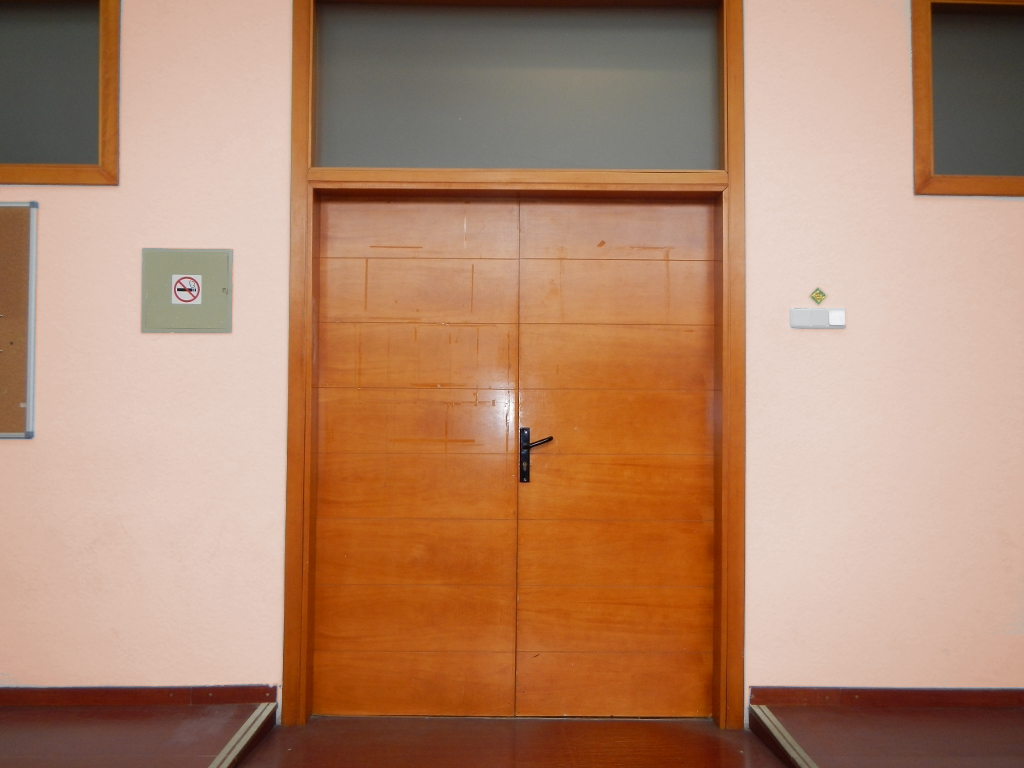
#> input picture image1.JPG, 1024 x 768 px, given as the content of the folder patches/door, which was not available
$ python perceptron.py   (older library calls are emulated)
#> lines starting #> are read from the running program, lines starting #| are printed output that depends on the picture; long printed decimals are rounded; pictures that were not available may be replaced by others from this repository, and a replacement may not be noted
# ##############################################################################
# Este script de Python implementa perceptron nDimensional, dependiendo de las
# dimensiones de los datos sobre los cuales se trabaja.
# ##############################################################################

from skimage import io
import math
import numpy as np
from pathlib import Path
from skimage.color import rgb2hsv
from skimage.feature import graycomatrix
from skimage.feature import graycoprops
from skimage.color import rgb2gray
from skimage import img_as_ubyte
import matplotlib.pyplot as plt
from mpl_toolkits import mplot3d
import random

# esta función devuelve el array de las imagenes guardadas en directorio que se especifica en el parámetro
# además, indicamos a la función el target, es decir, como queremos clasificarlo. Por ejemplo, clase 1 o 2.
def load_imgs(folder_dir, target):
    # este será el array que se devuelve
    ret = []
    # guardamos en un array los nombres de todos los archivos que se acaban en .JPG
    images = Path(folder_dir).glob("*.JPG")
    # para cada nombre del archivo JPG
    for image in images:
        # leemos la imagen
        patch = io.imread(image)
        # pasamos a hsv para obtener la saturación e intensidad
        hsv_fragment = rgb2hsv(patch)

        # obtenemos la saturación e intensidad con los canales 1 y 2 respectivamente
        saturacio = hsv_fragment[:, :, 1]
        intensitat = hsv_fragment[:, :, 2]

        # hacemos la media de los dos arrays anteriores
        mean_saturacio = np.mean(saturacio)
        mean_intensitat = np.mean(intensitat)

        # pasamos el patch origina a escala de grises para obtener la energia
        gray_fragment = rgb2gray(patch)
        gray_fragment = img_as_ubyte(gray_fragment)
        # obtenemos el glcm
        glcm = graycomatrix(gray_fragment, [1], [0], 256, normed=True)
        # obtenemos la energía
        energy = graycoprops(glcm, "energy")
        energy = energy[0][0]

        # creamos el array con los valores anteriores y añadimos al dataset
        X = [mean_saturacio, mean_intensitat, energy, target]
        ret.append(X)

    return ret


# Esta función generta una array con longitud n, con valores random entre 0 y 1
def get_rand_w(n):
    ret = []
    for i in range(n):
        ret.append(random.uniform(0, 1))
    return ret


# Esta función devuelve un plano que separe las dos clases que existen en los datos
def get_plane(data):
    # obtenemos la altura y anchura de los datos (filas y columnas)
    height, width = np.shape(data)

    # w1,w2,w3,w0 = 0.0975,0.9952,0.3467,0.6324
    # w = np.array([w1,w2,w3,w0])

    # Obtenemos un array con n valores random entre 0 y 1
    w = get_rand_w(width)

    # creamos una nueva tabla a partir de los datos con nombre x y eliminamos la columna de clasificación
    x = np.delete(data, [width - 1], axis=1)
    # creamos y añadimos a esta tabla una columna con todos 1's (bias)
    ones = np.ones((len(data), 1))
    x = np.hstack((x, ones))

    # definimos que rho=0.1
    rho = 0.1
    # definimos que el número de iteraciones es 2000
    nit = 2000

    # inicializamos el número de clasificaciones incorrectas (ic) con un número muy grande
    best_ic = math.inf
    # en best_w guardamos el mejor plano, que menos ic tenga
    best_w = []
    # tecorremos un bucle hasta el número de iteraciones
    for t in range(nit):
        # creamos un array iniciacliado con ceros
        suma = np.zeros(width)
        # inicalizamos ic con 0
        ic = 0
        # recorremos todo el dataset
        for k in range(len(data)):
            # obtenemos la fila i, contiene la media de saturación,intensidad,energia y 1
            xi = x[k]
            # en suma producto se guarda de xi * w' + suma_producto
            suma_producto = 0
            for j in range(len(xi)):
                suma_producto = suma_producto + xi[j] * w[j]
            # si la suma es menor a cero (pared), pero el fragmento en realidad era de una puerta
            # entonces lo ha clasificado mal y lo mismo para la otra clasificación.
            # si se ha clasificado mal, se cambia el valor de suma y se incrementa el valor de ic
            if suma_producto < 0 and data[k][width - 1] == 1:
                suma = suma + rho * xi
                ic = ic + 1
            elif suma_producto > 0 and data[k][width - 1] == 2:
                suma = suma - rho * xi
                ic = ic + 1
        # actualizamos el array w
        w = w + suma
        # si el número de ic es menor que antes, actualizamos best_ic con ic y best_w con el nuevo w
        if ic < best_ic:
            #    print("{}->{}".format(best_ic,ic))
            best_ic = ic
            best_w = w
        if ic == 0:
            # si no hay ninguna muestra mal clasificada, paramos el proceso
            break

    # print(w)
    print("best W = {}".format(best_w))
    print("best ic = {}".format(best_ic))
    return best_w


def main():
    # leemos los datos sobre los cuales trabajaremos y especificamos la clase 1 o 2
    doors_data = load_imgs("patches/door", 1)
#> in load_imgs, patch is the input picture: shape (768, 1024, 3); mean R, G, B 178.4, 135.9, 109
#> in load_imgs, `hsv_fragment = rgb2hsv(patch)`: hsv_fragment: shape (768, 1024, 3) float64; mean of channels 0, 1, 2 0.0769, 0.41, 0.7
#> in load_imgs, `saturacio = hsv_fragment[:, :, 1]`:
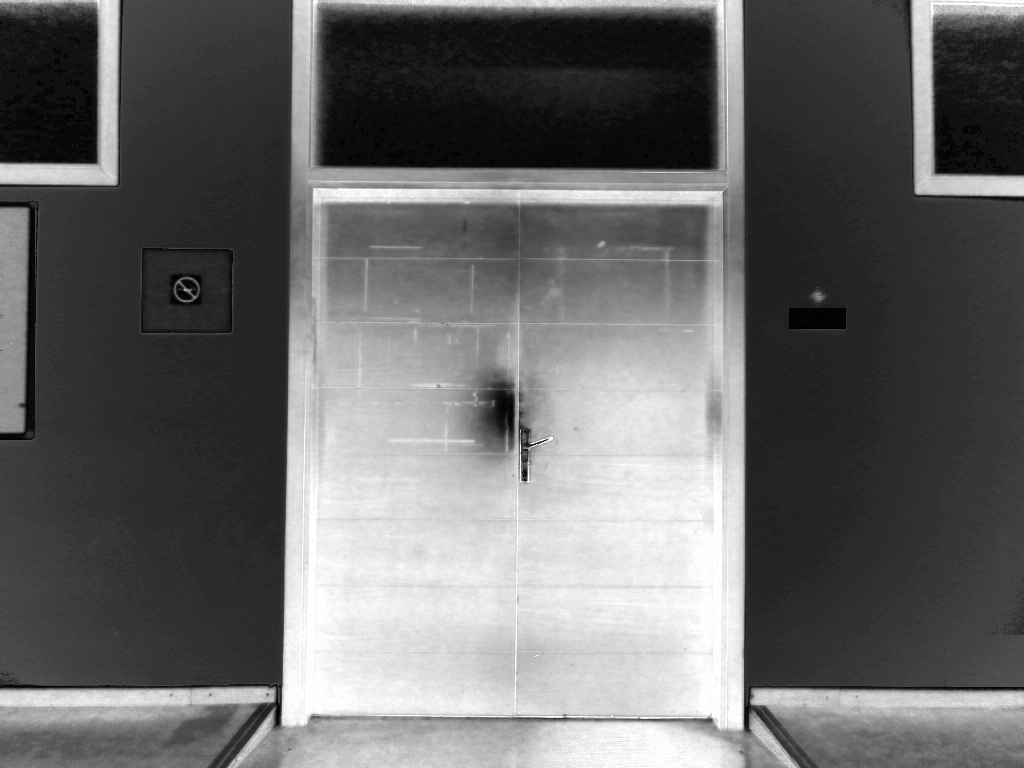
#> saturacio: shape (768, 1024) float64; min 0, max 1, mean 0.41
#> in load_imgs, `intensitat = hsv_fragment[:, :, 2]`:
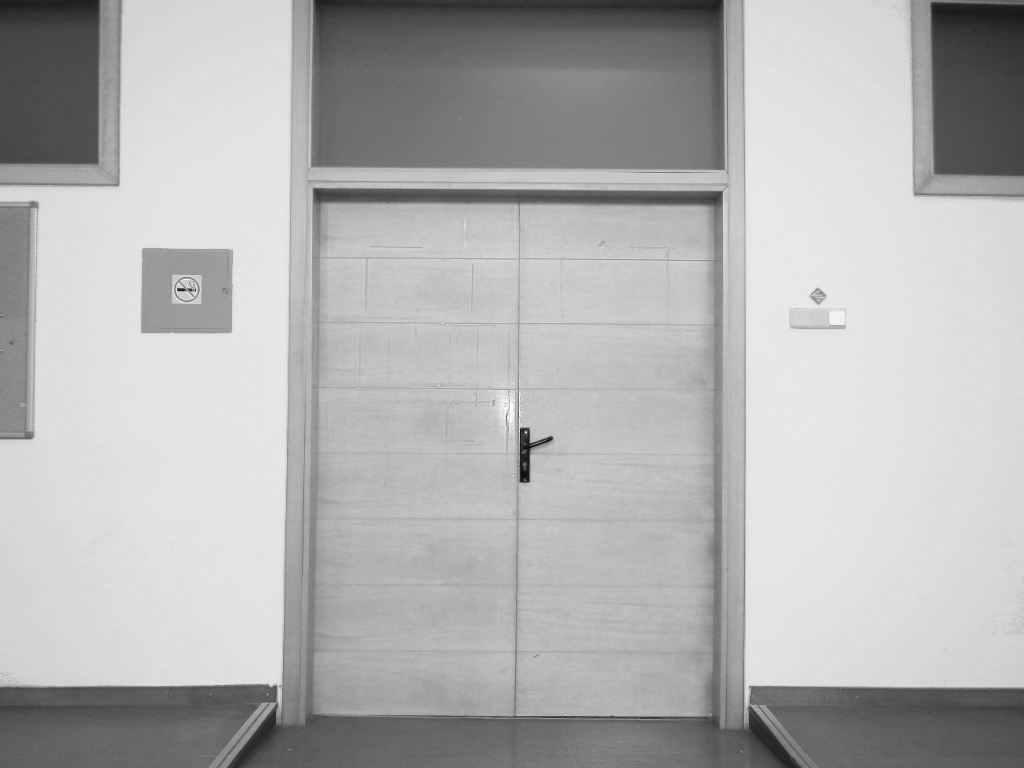
#> intensitat: shape (768, 1024) float64; min 0.051, max 1, mean 0.7
#> in load_imgs, `mean_saturacio = np.mean(saturacio)`: mean_saturacio = 0.41
#> in load_imgs, `mean_intensitat = np.mean(intensitat)`: mean_intensitat = 0.7
#> in load_imgs, `gray_fragment = rgb2gray(patch)`:
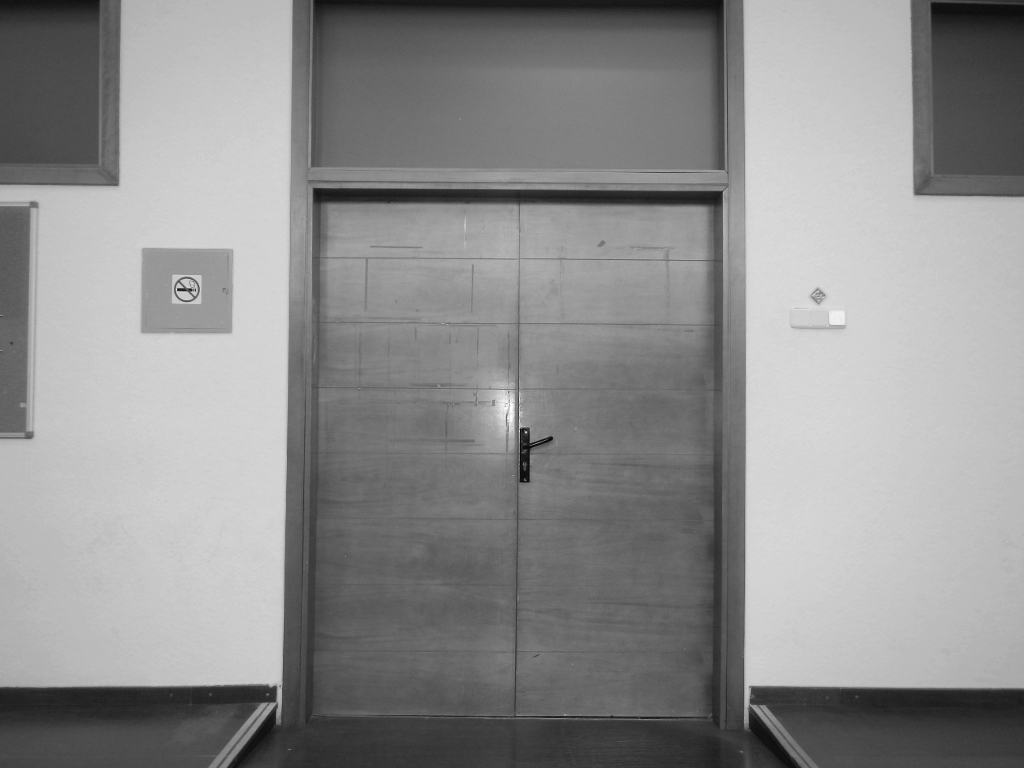
#> gray_fragment: shape (768, 1024) float64; min 0.0136, max 0.996, mean 0.561
#> in load_imgs, `energy = graycoprops(glcm, "energy")`: energy = [0.0521]
#> in load_imgs, `energy = energy[0][0]`: energy = 0.0521
#> in load_imgs, `X = [mean_saturacio, mean_intensitat, energy, target]`: X = [0.41, 0.7, 0.0521, 1]
#> doors_data = [[0.41, 0.7, 0.0521, 1]]
    walls_data = load_imgs("patches/wall", 2)
#> walls_data = [[0.41, 0.7, 0.0521, 2]]
    # juntamos los dos arrays anteriores
    data = np.concatenate((doors_data, walls_data), axis=0)
#> data = [[0.41, 0.7, 0.0521, 1], [0.41, 0.7, 0.0521, 2]]
    # la tabla data tiene las siguiente 4 columnas respectivamente:
    # media_saturación,media_intensidad,energía,clasificación = (1 o 2)

    # Obtenemos el plano a partir de la función get_plane
    [w1, w2, w3, w0] = get_plane(data)
#> in get_plane, `x = np.delete(data, [width - 1], axis=1)`: x = [[0.41, 0.7, 0.0521], [0.41, 0.7, 0.0521]]
#> in get_plane, `ones = np.ones((len(data), 1))`: ones = [1, 1]
#> in get_plane, `x = np.hstack((x, ones))`: x = [[0.41, 0.7, 0.0521, 1], [0.41, 0.7, 0.0521, 1]]
#> after the loop in get_plane, `for t in range(nit):`: best_ic = 1
#| best W = [0.8034 0.6879 0.4154 0.1589]
#| best ic = 1
#> w1 = 0.803; w2 = 0.688; w3 = 0.415; w0 = 0.159
    # especificamos el tamaño de la figura del plano
    fig = plt.figure(figsize=(20, 15))
    # creamos un objeto tipo axes para figura en 3d
    ax = plt.axes(projection="3d")

    # Recorremos cada dato (punto 3 dimensional)
    for d in data:
        x = d[0]
        y = d[1]
        z = d[2]
        # según una clase u otra utilzamos color diferente
        if d[3] == 1:
            ax.scatter3D(x, y, z, color="green", s=11)
        else:
            ax.scatter3D(x, y, z, color="red", s=11)
#> this loop made 2 passes
#> (d, x, y, z) on passes 1 to 2: ([0.41, 0.7, 0.0521, 1], 0.41, 0.7, 0.0521), ([0.41, 0.7, 0.0521, 2], 0.41, 0.7, 0.0521)

    # crea valor pels eixos x,y
    x = y = np.arange(0.0, 1.0, 0.1)
    [xx, yy] = np.meshgrid(x, y)
    # calcula els valors de z
    z = (-w1 * xx - w2 * yy - w0) / w3
    # pinta el pla de separació
    ax.plot_surface(xx, yy, z, alpha=0.2)


if __name__ == "__main__":
    main()
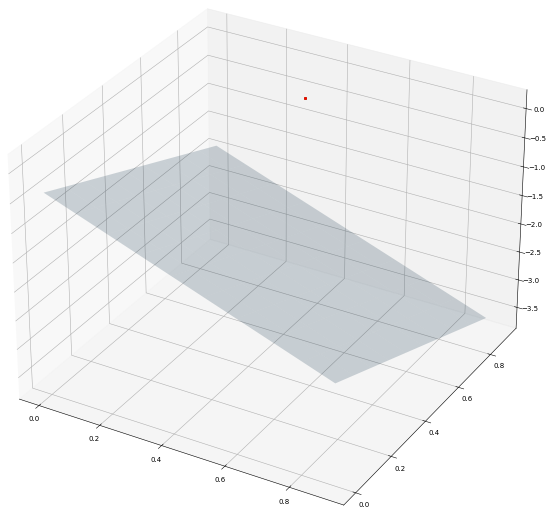
#> figure drawn by matplotlib, 1 panel

$ run again, on image5.JPG
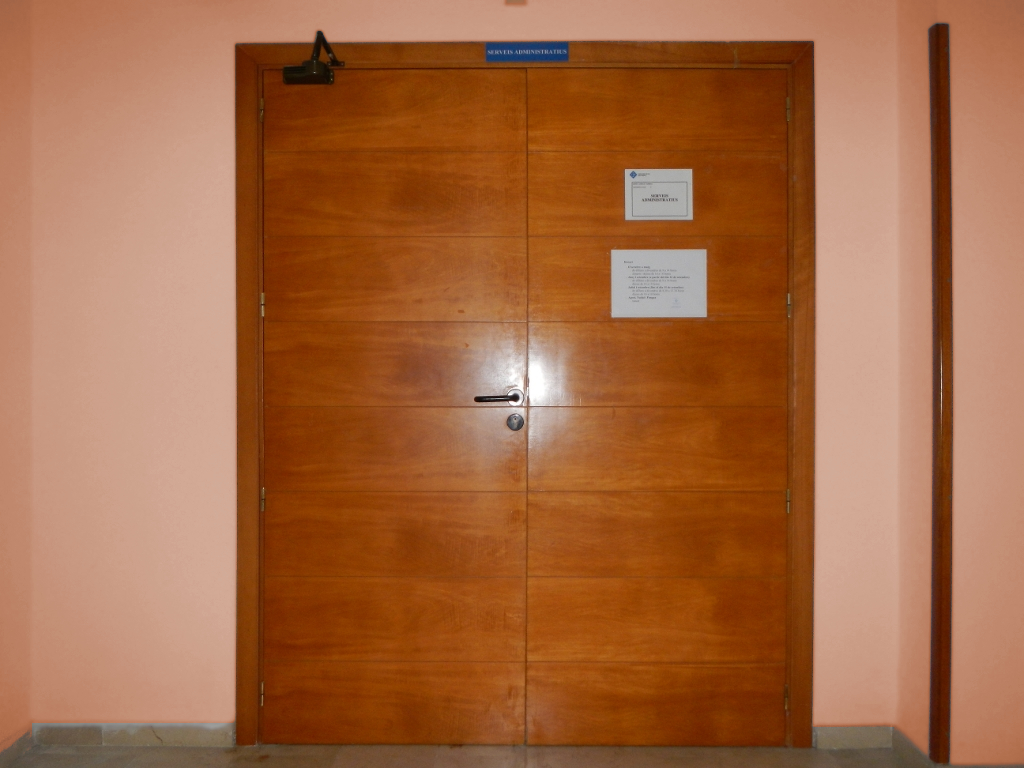
#> input picture image5.JPG, 1024 x 768 px, given as the content of the folder patches/door, which was not available
#> in load_imgs, patch is the input picture: shape (768, 1024, 3); mean R, G, B 163.7, 104.6, 66.9
#> hsv_fragment: shape (768, 1024, 3) float64; mean of channels 0, 1, 2 0.0682, 0.64, 0.643
#> mean_saturacio = 0.64
#> mean_intensitat = 0.643
#> in load_imgs, `gray_fragment = rgb2gray(patch)`:
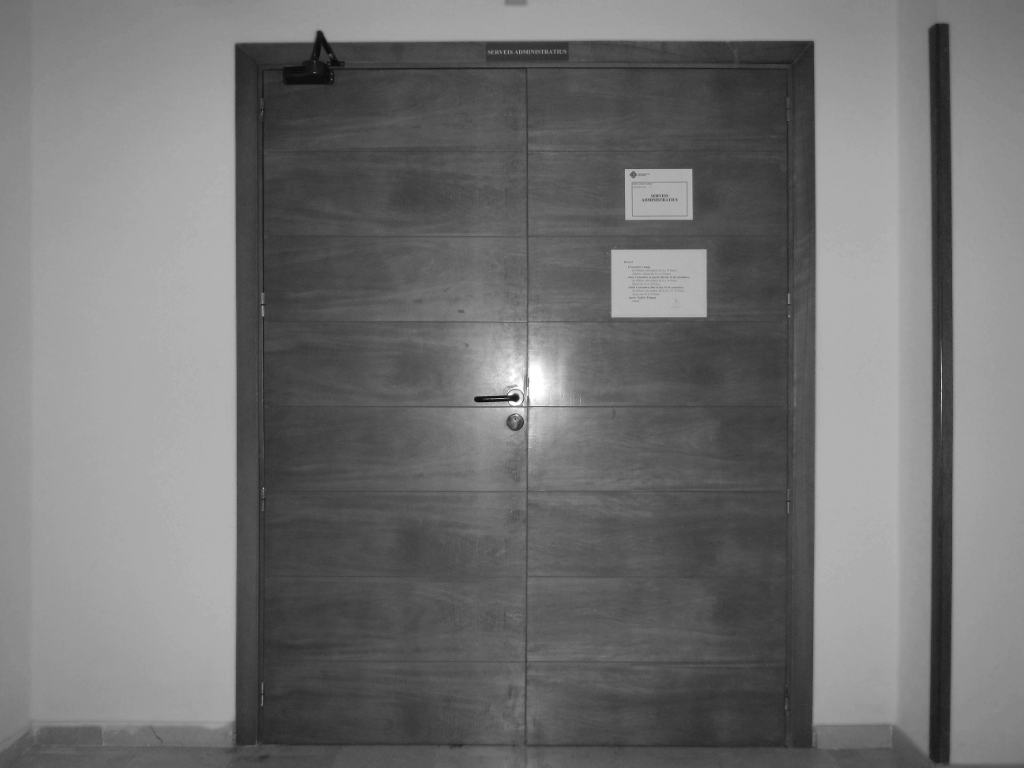
#> gray_fragment: shape (768, 1024) float64; min 0.0271, max 1, mean 0.449
#> in load_imgs, `energy = graycoprops(glcm, "energy")`: energy = [0.0467]
#> in load_imgs, `energy = energy[0][0]`: energy = 0.0467
#> X = [0.64, 0.643, 0.0467, 1]
#> doors_data = [[0.64, 0.643, 0.0467, 1]]
#> walls_data = [[0.64, 0.643, 0.0467, 2]]
#> data = [[0.64, 0.643, 0.0467, 1], [0.64, 0.643, 0.0467, 2]]
#> in get_plane, `x = np.delete(data, [width - 1], axis=1)`: x = [[0.64, 0.643, 0.0467], [0.64, 0.643, 0.0467]]
#> ones = [1, 1]
#> in get_plane, `x = np.hstack((x, ones))`: x = [[0.64, 0.643, 0.0467, 1], [0.64, 0.643, 0.0467, 1]]
#> after the loop in get_plane, `for t in range(nit):`: best_ic = 1
#| best W = [0.7804  0.6937 0.4159 0.1589]
#| best ic = 1
#> w1 = 0.78; w2 = 0.694; w3 = 0.416; w0 = 0.159
#> the loop in main, `for d in data:` made 2 passes
#> (d, x, y, z) on passes 1 to 2: ([0.64, 0.643, 0.0467, 1], 0.64, 0.643, 0.0467), ([0.64, 0.643, 0.0467, 2], 0.64, 0.643, 0.0467)
#> `main()`:
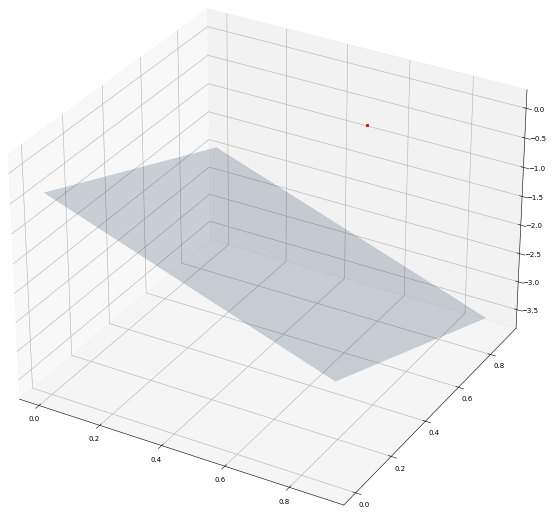
#> figure drawn by matplotlib, 1 panel
